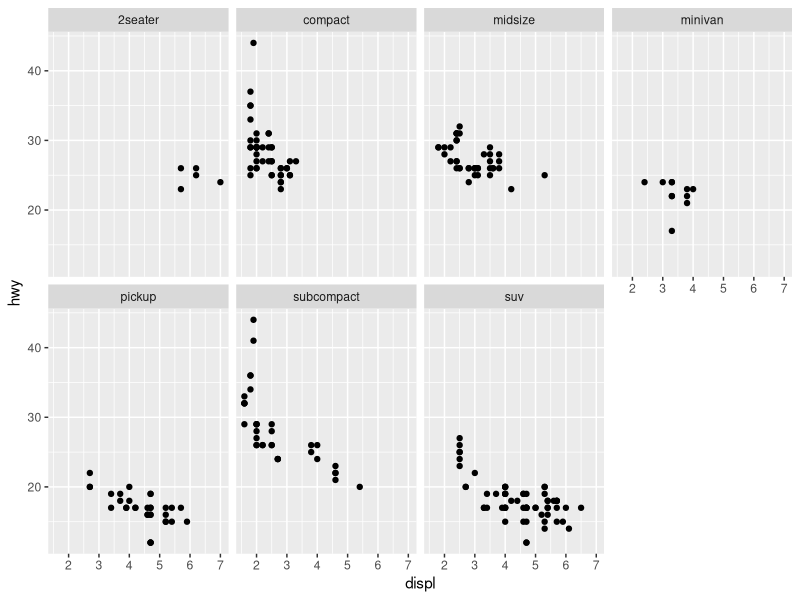
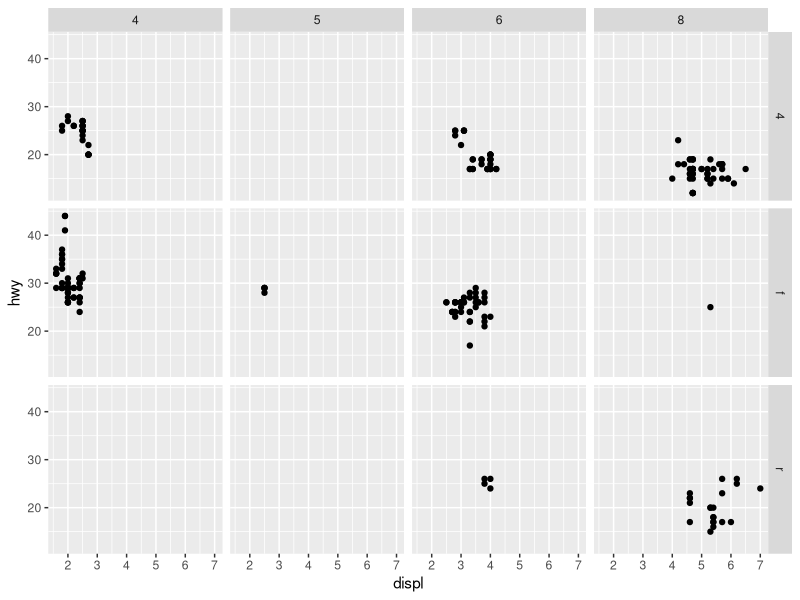
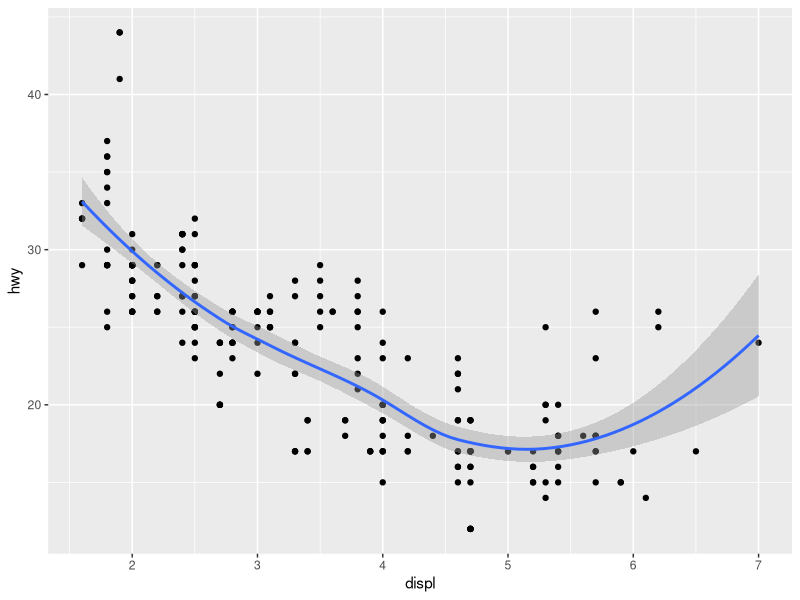
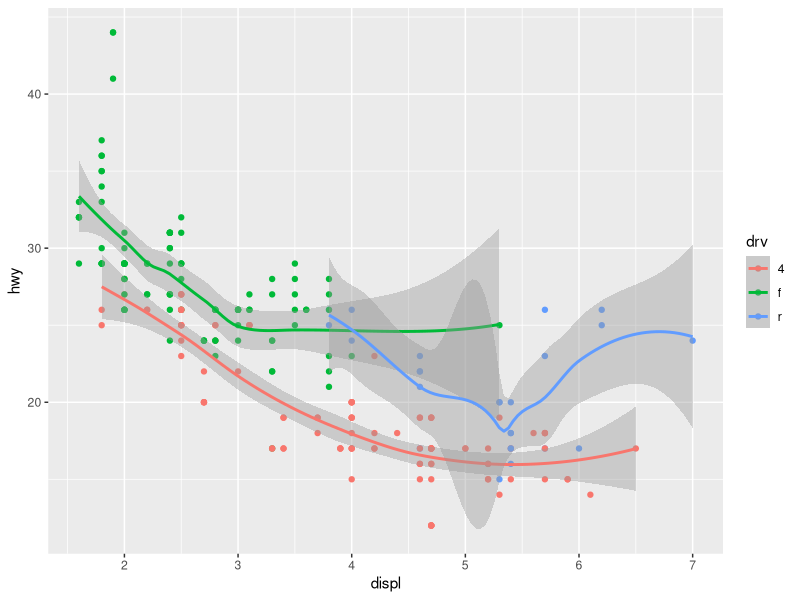
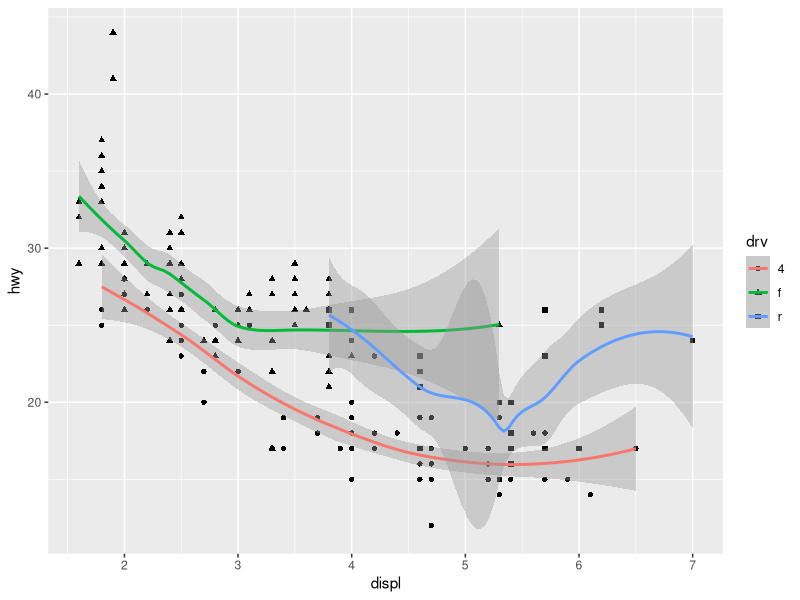
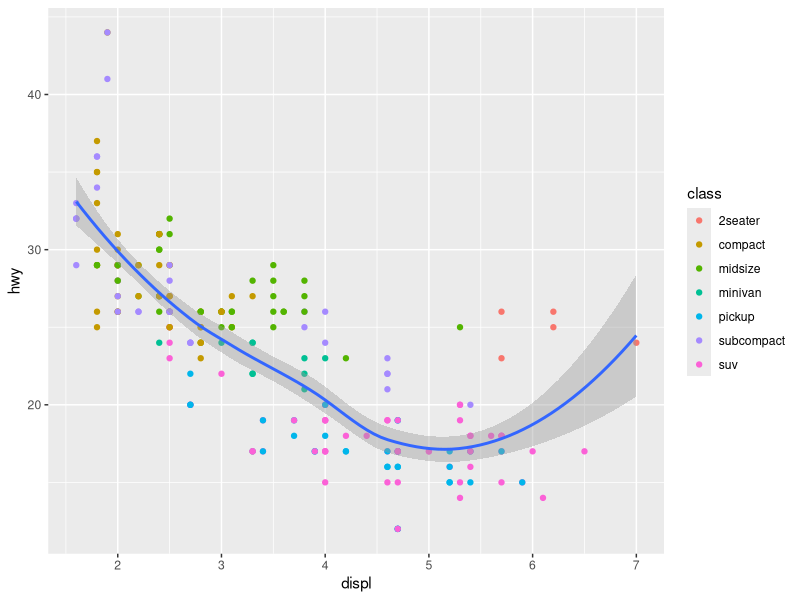
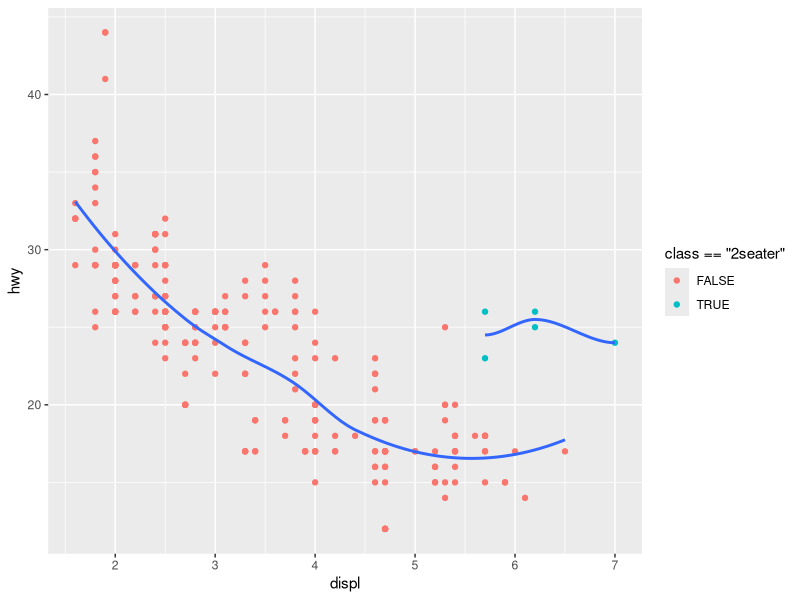
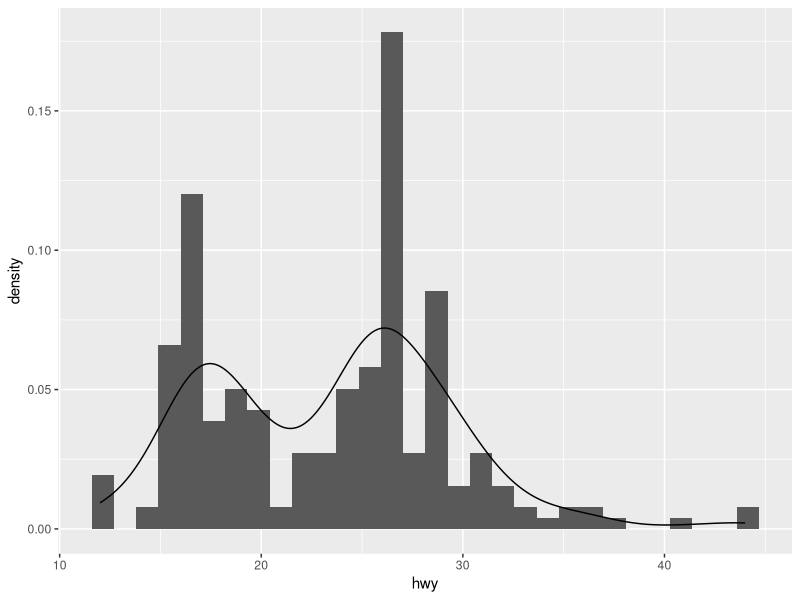

These figures' R source, in order:
library(tidyverse)
names(mpg)

#Facets
# functions provide a simple way to create small multiples
# facet_wrap: primarily used to create small multiples based on a single variable
mpg %>% 
  ggplot(aes(x = displ, y = hwy)) + 
  geom_point() +
  facet_wrap(~class, nrow = 2) # nrow & ncol

# facet_grid: primarily used to create a small multiples grid based on two variables
mpg %>% 
  ggplot(aes(x = displ, y = hwy)) +
  geom_point() +
  facet_grid(drv ~ cyl)

#Overplotting
# LAYERING HELPS DISPLAY PATTERNS
mpg %>% 
  ggplot(aes(x = displ, y = hwy)) +
  geom_point() +
  geom_smooth()

#this 
mpg %>% 
  ggplot(aes(x = displ, y = hwy, color = drv)) +
  geom_point() +
  geom_smooth()

# or

#this
mpg %>% 
  ggplot(aes(x = displ, y = hwy)) +
  geom_point(aes(shape = drv)) +   
  geom_smooth(aes(color = drv))

# LAYERING HELPS ID ABNORMALITIES
mpg %>%
  ggplot(aes(x = displ, y = hwy)) +
  geom_point(aes(color = class)) +
  geom_smooth()
# Looks like it could be the 2 seaters but we need to verify

mpg %>%
  ggplot(aes(x = displ, y = hwy)) +
  geom_point(aes(color = class == "2seater")) +
  geom_smooth(data = filter(mpg, class == "2seater"), se = FALSE) +
  geom_smooth(data = filter(mpg, class != "2seater"), se = FALSE)

#Superimposing
# COMBINE HISTOGRAM AND DENSITIES
ggplot(mpg) +
  aes(x = hwy, y = after_stat(density)) +
  geom_histogram() +
  geom_density()

# SUPERIMPOSE SEVERAL DENSITIES
ggplot(mpg) +
  aes(x = hwy, color = drv, fill = drv) +
  geom_density(alpha = 0.25) # add transparency

# PLOTS EXAMPLES
#BoxPlot
ggplot(mpg) +
  aes(x = drv, y = hwy, fill = drv) +
  geom_boxplot(varwidth = TRUE) +
  geom_jitter(alpha = 0.25, width = 0.2) +
  facet_wrap(~year) +
  theme(legend.position = "none") +
  scale_fill_manual(values = c("darkred", "darkgreen", "steelblue"))

#COMBINE PLOTS WITH {PATCHWORK}
p_a <- ggplot(mpg) +
  aes(x = displ, y = hwy) +
  geom_point()

p_b <- ggplot(mpg) +
  aes(x = hwy) +
  geom_histogram()

p_c <- ggplot(mpg) +
  aes(x = drv, y = hwy) +
  geom_boxplot()

library(patchwork)
p_a + p_b + p_c
p_a / p_b / p_c

# Mix them up
p_a + p_b / p_c

# MANAGING DATES
# DATE AND TIME VARIABLES
# data_df <- mpg %>% 
#   mutate(date = as.Date("2024-05-02") - 0:nrow(mpg) - 1)

#SAVE PLOT
ggplot(mpg) +
  aes(x = displ, y = hwy) +
  geom_point()
  
ggsave("plot1.pdf")

ggsave("plot.pdf", width = 12, height = 12, units = "cm", dpi = 300)
ggsave("plot1.pdf")
